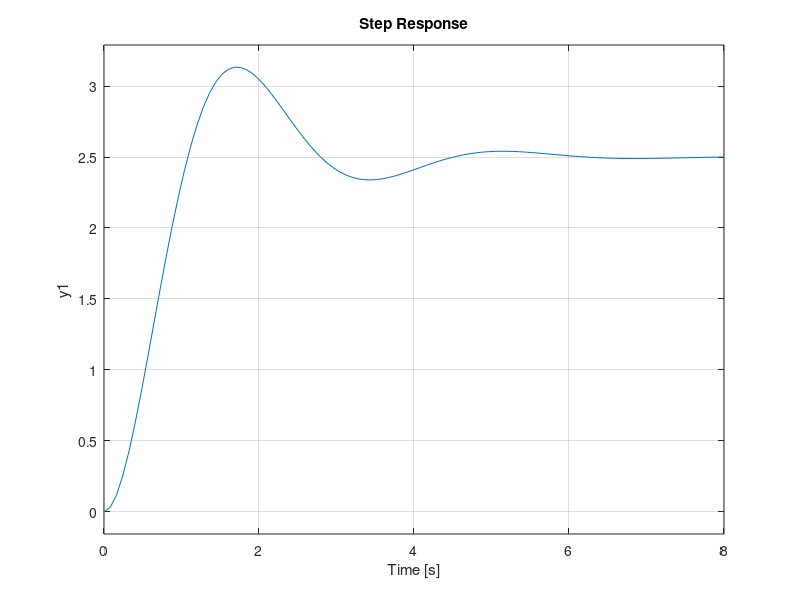

The MATLAB script that drew this image:

H=tf(10,[1 1.6 4])

%Point a)
%For starters, 4=wn^2, so

wn=2

%That tells us that 10=K*4, so

K=2.5


%Also, 2*wn*z=1.6, so 

z=1.6/(2*wn)


%Given that z<1, the time constant is

tau=1/(z*wn)

%Point b)

step(H);

%From the resulting image, we recognise that

yinf=2.5 %This is actually K

%for s^, we need the maximum value

ymax=3.13;

%then

s=(ymax-yinf)/yinf

%The relative peak time ts is the time instant for which we get ymax, so

ts=1.73

%The rise time is the first time instant at which we reach yinf, so

tr=1.09

%For the 5% settling time, we need to compute the +-5% band:

yp=yinf*1.05
ym=yinf*0.95

%The first local minimum is 2.34, which is less than 2.37. The next
%relative maximum is 2.54, which is less than 2.65. So the 5% settling time
%will be the first time instant at which we reach 2.37 after the relative
%minimum

t5p=3.8



